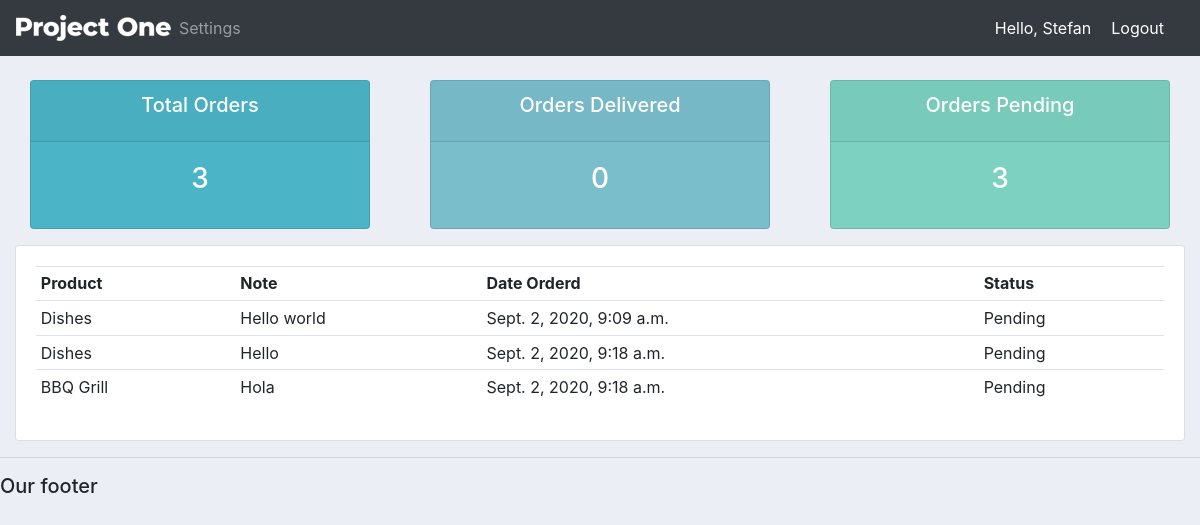
Page /user/ (signed in) on the committed database.
### accounts/models.py (models this page shows)
class Order(models.Model):
    STATUS = (
        ('Pending', 'Pending'),
        ('Out of delivery', 'Out of delivery'),
        ('Delivered', 'Delivered'),
    )
    customer = models.ForeignKey(Customer, null=True, on_delete=models.SET_NULL)
    product = models.ForeignKey(Product, null=True, on_delete=models.SET_NULL)
    date_created = models.DateTimeField(auto_now_add=True)
    status = models.CharField(max_length=200, null=True, choices=STATUS)
    note = models.CharField(max_length=200, null=True)
    def __str__(self):
        return self.product.name

class Product(models.Model):
    CATEGORY = (
        ('Indoor', 'Indoor'),
        ('Out door', 'Out door'),
    )
    name = models.CharField(max_length=200, null=True)
    price = models.FloatField(null=True)
    category = models.CharField(max_length=200, null=True, choices=CATEGORY)
    description = models.CharField(max_length=200, null=True, blank=True)
    date_created = models.DateTimeField(auto_now_add=True)
    tags = models.ManyToManyField(Tag)
    def __str__(self):
        return self.name

### accounts/decorators.py (the view)
        def wrapper_func(request, *args, **kwargs):
            group = None
            if request.user.groups.exists():
                group = request.user.groups.all()[0].name
            if group in allowed_roles:
                return view_func(request, *args, **kwargs)
            else:
                return HttpResponse('You are not authorized to view this page!')

### accounts/views.py (called while the page is built)
@login_required(login_url='login')
@allowed_users(allowed_roles=['customer'])
def user_page(request):
    orders = request.user.customer.order_set.all()
    total_orders = orders.count()
    delivered = orders.filter(status='Delivered').count()
    pending = orders.filter(status='Pending').count()
    print(orders)
    context = {
        'orders': orders,
        'total_orders': total_orders,
        'delivered': delivered,
        'pending': pending,
    }
    return render(request, 'accounts/user.html', context)

### accounts/templates/accounts/user.html
{% extends 'accounts/main.html' %}
{% block content %}
{% include 'accounts/status.html' %}
<div class="row">
	<div class="col-md">
		<div class="card card-body">
			<table class="table table-sm">
				<tr>
					<th>Product</th>
					<th>Note</th>
					<th>Date Orderd</th>
					<th>Status</th>
				</tr>
				{% for order in orders %}
					<tr>
						<td>{{ order.product }}</td>
						<td>{{ order.note }}</td>
						<td>{{ order.date_created }}</td>
						<td>{{ order.status }}</td>
					</tr>
				{% endfor %}
			</table>
		</div>
	</div>
</div>
{% endblock %}

### accounts/templates/accounts/navbar.html (shortened to what this page needs)
{% load static %}
<nav class="navbar navbar-expand-lg navbar-dark bg-dark">
  <img src="{% static 'images/logo.png' %}" alt="">
  <div class="collapse navbar-collapse" id="navbarNav">
    <ul class="navbar-nav">
      {% if request.user.is_staff %}
        <li class="nav-item active">
          <a class="nav-link" href="#">Dashboard</a>
        </li>
        <li class="nav-item">
          <a class="nav-link" href="#">Products</a>
        </li>
      {% else %}
        <li class="nav-item">
          <a class="nav-link" href="{% url 'account_settings' %}">Settings</a>
        </li>
      {% endif %}
    </ul>
  </div>
  <span class="hello-msg">Hello, {{ request.user }}</span>
  <span><a class="hello-msg" href="{% url 'logout' %}">Logout</a></span>
</nav>

### static/css/main.css (style rules this page uses)
body { background-color: #ebeff5; }

### accounts/templates/accounts/navbar.html (style rules this page uses)
.hello-msg { font-size: 1em; color: #fff; margin-right: 20px }

### rows in the picture
Order: product "Dishes", note "Hello world", date_created "Sept. 2, 2020, 9:09 a.m.", status "Pending"
Order: product "Dishes", note "Hello", date_created "Sept. 2, 2020, 9:18 a.m.", status "Pending"
Order: product "BBQ Grill", note "Hola", date_created "Sept. 2, 2020, 9:18 a.m.", status "Pending"

### other values in the picture
{{ request.user }} "Stefan"
{{ total_orders }} "3"
{{ delivered }} "0"
{{ pending }} "3"
